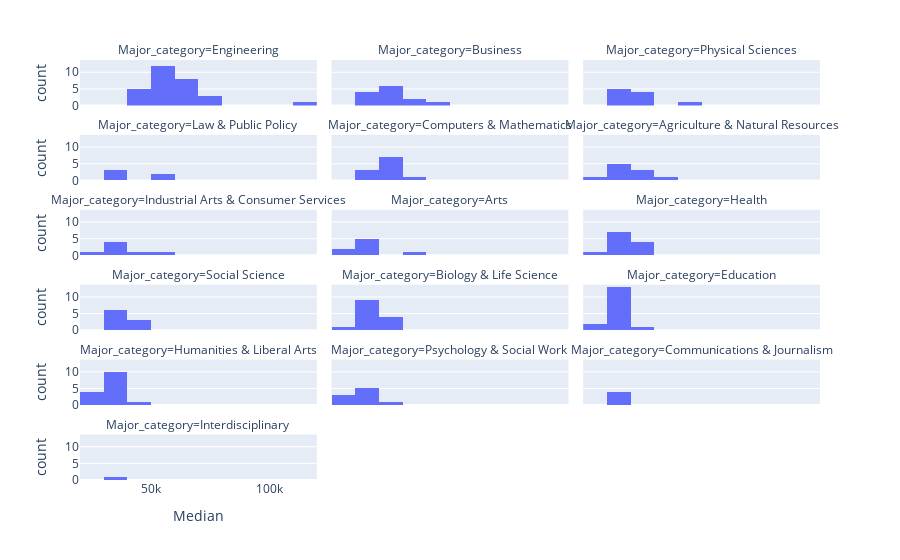

Notebook code cell kept with this figure:
### Code cell
#

fig = px.histogram(DF_raw,
                   x='Median',
                   nbins=15,
                   facet_col='Major_category',
                   facet_col_wrap=3)
fig.show()

### Figure 1 — Plotly figure (JSON) as saved in the notebook; plotly's stock layout.template omitted (floating-point values rounded to 4 significant figures)
{"data": [{"alignmentgroup": "True", "bingroup": "x", "hovertemplate": "Major_category=Engineering<br>Median=%{x}<br>count=%{y}<extra></extra>", "legendgroup": "", "marker": {"color": "#636efa", "pattern": {"shape": ""}}, "name": "", "nbinsx": 15, "offsetgroup": "", "orientation": "v", "showlegend": false, "type": "histogram", "x": [110000, 75000, 73000, 70000, 65000, 65000, 60000, 60000, 60000, 60000, 60000, 60000, 58000, 57100, 57000, 56000, 54000, 52000, 52000, 50000, 50000, 50000, 50000, 50000, 46000, 44000, 40000, 40000, 40000], "xaxis": "x16", "yaxis": "y16"}, {"alignmentgroup": "True", "bingroup": "x", "hovertemplate": "Major_category=Business<br>Median=%{x}<br>count=%{y}<extra></extra>", "legendgroup": "", "marker": {"color": "#636efa", "pattern": {"shape": ""}}, "name": "", "nbinsx": 15, "offsetgroup": "", "orientation": "v", "showlegend": false, "type": "histogram", "x": [62000, 51000, 50000, 47000, 46000, 45000, 40000, 40000, 40000, 38000, 38000, 36000, 33000], "xaxis": "x17", "yaxis": "y17"}, {"alignmentgroup": "True", "bingroup": "x", "hovertemplate": "Major_category=Physical Sciences<br>Median=%{x}<br>count=%{y}<extra></extra>", "legendgroup": "", "marker": {"color": "#636efa", "pattern": {"shape": ""}}, "name": "", "nbinsx": 15, "offsetgroup": "", "orientation": "v", "showlegend": false, "type": "histogram", "x": [62000, 46000, 45000, 44700, 40000, 39000, 36200, 36000, 35000, 35000], "xaxis": "x18", "yaxis": "y18"}, {"alignmentgroup": "True", "bingroup": "x", "hovertemplate": "Major_category=Law & Public Policy<br>Median=%{x}<br>count=%{y}<extra></extra>", "legendgroup": "", "marker": {"color": "#636efa", "pattern": {"shape": ""}}, "name": "", "nbinsx": 15, "offsetgroup": "", "orientation": "v", "showlegend": false, "type": "histogram", "x": [54000, 50000, 36000, 36000, 35000], "xaxis": "x13", "yaxis": "y13"}, {"alignmentgroup": "True", "bingroup": "x", "hovertemplate": "Major_category=Computers & Mathematics<br>Median=%{x}<br>count=%{y}<extra></extra>", "legendgroup": "", "marker": {"color": "#636efa", "pattern": {"shape": ""}}, "name": "", "nbinsx": 15, "offsetgroup": "", "orientation": "v", "showlegend": false, "type": "histogram", "x": [53000, 45000, 45000, 45000, 45000, 45000, 42000, 41300, 37500, 36400, 35000], "xaxis": "x14", "yaxis": "y14"}, {"alignmentgroup": "True", "bingroup": "x", "hovertemplate": "Major_category=Agriculture & Natural Resources<br>Median=%{x}<br>count=%{y}<extra></extra>", "legendgroup": "", "marker": {"color": "#636efa", "pattern": {"shape": ""}}, "name": "", "nbinsx": 15, "offsetgroup": "", "orientation": "v", "showlegend": false, "type": "histogram", "x": [53000, 40000, 40000, 40000, 35000, 35000, 35000, 32000, 30000, 29000], "xaxis": "x15", "yaxis": "y15"}, {"alignmentgroup": "True", "bingroup": "x", "hovertemplate": "Major_category=Industrial Arts & Consumer Services<br>Median=%{x}<br>count=%{y}<extra></extra>", "legendgroup": "", "marker": {"color": "#636efa", "pattern": {"shape": ""}}, "name": "", "nbinsx": 15, "offsetgroup": "", "orientation": "v", "showlegend": false, "type": "histogram", "x": [50000, 40000, 38400, 35000, 32000, 30000, 29000], "xaxis": "x10", "yaxis": "y10"}, {"alignmentgroup": "True", "bingroup": "x", "hovertemplate": "Major_category=Arts<br>Median=%{x}<br>count=%{y}<extra></extra>", "legendgroup": "", "marker": {"color": "#636efa", "pattern": {"shape": ""}}, "name": "", "nbinsx": 15, "offsetgroup": "", "orientation": "v", "showlegend": false, "type": "histogram", "x": [50000, 35000, 32000, 31000, 30500, 30000, 29000, 27000], "xaxis": "x11", "yaxis": "y11"}, {"alignmentgroup": "True", "bingroup": "x", "hovertemplate": "Major_category=Health<br>Median=%{x}<br>count=%{y}<extra></extra>", "legendgroup": "", "marker": {"color": "#636efa", "pattern": {"shape": ""}}, "name": "", "nbinsx": 15, "offsetgroup": "", "orientation": "v", "showlegend": false, "type": "histogram", "x": [48000, 45000, 42000, 40000, 36000, 35000, 35000, 34000, 33500, 33000, 32400, 28000], "xaxis": "x12", "yaxis": "y12"}, {"alignmentgroup": "True", "bingroup": "x", "hovertemplate": "Major_category=Social Science<br>Median=%{x}<br>count=%{y}<extra></extra>", "legendgroup": "", "marker": {"color": "#636efa", "pattern": {"shape": ""}}, "name": "", "nbinsx": 15, "offsetgroup": "", "orientation": "v", "showlegend": false, "type": "histogram", "x": [47000, 40100, 40000, 38000, 38000, 35000, 33000, 33000, 32000], "xaxis": "x7", "yaxis": "y7"}, {"alignmentgroup": "True", "bingroup": "x", "hovertemplate": "Major_category=Biology & Life Science<br>Median=%{x}<br>count=%{y}<extra></extra>", "legendgroup": "", "marker": {"color": "#636efa", "pattern": {"shape": ""}}, "name": "", "nbinsx": 15, "offsetgroup": "", "orientation": "v", "showlegend": false, "type": "histogram", "x": [45000, 41000, 40000, 40000, 38000, 37400, 37000, 35600, 35000, 35000, 33500, 33400, 33000, 26000], "xaxis": "x8", "yaxis": "y8"}, {"alignmentgroup": "True", "bingroup": "x", "hovertemplate": "Major_category=Education<br>Median=%{x}<br>count=%{y}<extra></extra>", "legendgroup": "", "marker": {"color": "#636efa", "pattern": {"shape": ""}}, "name": "", "nbinsx": 15, "offsetgroup": "", "orientation": "v", "showlegend": false, "type": "histogram", "x": [41000, 35000, 34000, 34000, 34000, 34000, 33000, 33000, 32500, 32100, 32000, 32000, 31000, 30000, 28000, 22000], "xaxis": "x9", "yaxis": "y9"}, {"alignmentgroup": "True", "bingroup": "x", "hovertemplate": "Major_category=Humanities & Liberal Arts<br>Median=%{x}<br>count=%{y}<extra></extra>", "legendgroup": "", "marker": {"color": "#636efa", "pattern": {"shape": ""}}, "name": "", "nbinsx": 15, "offsetgroup": "", "orientation": "v", "showlegend": false, "type": "histogram", "x": [40000, 35000, 34000, 34000, 34000, 33000, 32200, 32000, 32000, 31000, 30000, 29000, 28000, 27500, 27000], "xaxis": "x4", "yaxis": "y4"}, {"alignmentgroup": "True", "bingroup": "x", "hovertemplate": "Major_category=Psychology & Social Work<br>Median=%{x}<br>count=%{y}<extra></extra>", "legendgroup": "", "marker": {"color": "#636efa", "pattern": {"shape": ""}}, "name": "", "nbinsx": 15, "offsetgroup": "", "orientation": "v", "showlegend": false, "type": "histogram", "x": [40000, 36000, 31500, 30000, 30000, 30000, 25000, 25000, 23400], "xaxis": "x5", "yaxis": "y5"}, {"alignmentgroup": "True", "bingroup": "x", "hovertemplate": "Major_category=Communications & Journalism<br>Median=%{x}<br>count=%{y}<extra></extra>", "legendgroup": "", "marker": {"color": "#636efa", "pattern": {"shape": ""}}, "name": "", "nbinsx": 15, "offsetgroup": "", "orientation": "v", "showlegend": false, "type": "histogram", "x": [35000, 35000, 35000, 33000], "xaxis": "x6", "yaxis": "y6"}, {"alignmentgroup": "True", "bingroup": "x", "hovertemplate": "Major_category=Interdisciplinary<br>Median=%{x}<br>count=%{y}<extra></extra>", "legendgroup": "", "marker": {"color": "#636efa", "pattern": {"shape": ""}}, "name": "", "nbinsx": 15, "offsetgroup": "", "orientation": "v", "showlegend": false, "type": "histogram", "x": [35000], "xaxis": "x", "yaxis": "y"}], "layout": {"annotations": [{"font": {}, "showarrow": false, "text": "Major_category=Interdisciplinary", "x": 0.16, "xanchor": "center", "xref": "paper", "y": 0.1083, "yanchor": "bottom", "yref": "paper"}, {"font": {}, "showarrow": false, "text": "Major_category=Humanities & Liberal Arts", "x": 0.16, "xanchor": "center", "xref": "paper", "y": 0.2867, "yanchor": "bottom", "yref": "paper"}, {"font": {}, "showarrow": false, "text": "Major_category=Psychology & Social Work", "x": 0.5, "xanchor": "center", "xref": "paper", "y": 0.2867, "yanchor": "bottom", "yref": "paper"}, {"font": {}, "showarrow": false, "text": "Major_category=Communications & Journalism", "x": 0.84, "xanchor": "center", "xref": "paper", "y": 0.2867, "yanchor": "bottom", "yref": "paper"}, {"font": {}, "showarrow": false, "text": "Major_category=Social Science", "x": 0.16, "xanchor": "center", "xref": "paper", "y": 0.465, "yanchor": "bottom", "yref": "paper"}, {"font": {}, "showarrow": false, "text": "Major_category=Biology & Life Science", "x": 0.5, "xanchor": "center", "xref": "paper", "y": 0.465, "yanchor": "bottom", "yref": "paper"}, {"font": {}, "showarrow": false, "text": "Major_category=Education", "x": 0.84, "xanchor": "center", "xref": "paper", "y": 0.465, "yanchor": "bottom", "yref": "paper"}, {"font": {}, "showarrow": false, "text": "Major_category=Industrial Arts & Consumer Services", "x": 0.16, "xanchor": "center", "xref": "paper", "y": 0.6433, "yanchor": "bottom", "yref": "paper"}, {"font": {}, "showarrow": false, "text": "Major_category=Arts", "x": 0.5, "xanchor": "center", "xref": "paper", "y": 0.6433, "yanchor": "bottom", "yref": "paper"}, {"font": {}, "showarrow": false, "text": "Major_category=Health", "x": 0.84, "xanchor": "center", "xref": "paper", "y": 0.6433, "yanchor": "bottom", "yref": "paper"}, {"font": {}, "showarrow": false, "text": "Major_category=Law & Public Policy", "x": 0.16, "xanchor": "center", "xref": "paper", "y": 0.8217, "yanchor": "bottom", "yref": "paper"}, {"font": {}, "showarrow": false, "text": "Major_category=Computers & Mathematics", "x": 0.5, "xanchor": "center", "xref": "paper", "y": 0.8217, "yanchor": "bottom", "yref": "paper"}, {"font": {}, "showarrow": false, "text": "Major_category=Agriculture & Natural Resources", "x": 0.84, "xanchor": "center", "xref": "paper", "y": 0.8217, "yanchor": "bottom", "yref": "paper"}, {"font": {}, "showarrow": false, "text": "Major_category=Engineering", "x": 0.16, "xanchor": "center", "xref": "paper", "y": 1.0, "yanchor": "bottom", "yref": "paper"}, {"font": {}, "showarrow": false, "text": "Major_category=Business", "x": 0.5, "xanchor": "center", "xref": "paper", "y": 1.0, "yanchor": "bottom", "yref": "paper"}, {"font": {}, "showarrow": false, "text": "Major_category=Physical Sciences", "x": 0.84, "xanchor": "center", "xref": "paper", "y": 1.0, "yanchor": "bottom", "yref": "paper"}], "autosize": true, "barmode": "relative", "legend": {"tracegroupgap": 0}, "margin": {"t": 60}, "xaxis": {"anchor": "y", "autorange": true, "domain": [0, 0.32], "range": [20000.0, 120000.0], "title": {"text": "Median"}, "type": "linear"}, "xaxis10": {"anchor": "y10", "autorange": true, "domain": [0, 0.32], "matches": "x", "range": [20000.0, 120000.0], "showticklabels": false, "type": "linear"}, "xaxis11": {"anchor": "y11", "autorange": true, "domain": [0.34, 0.66], "matches": "x", "range": [20000.0, 120000.0], "showticklabels": false, "type": "linear"}, "xaxis12": {"anchor": "y12", "autorange": true, "domain": [0.68, 1.0], "matches": "x", "range": [20000.0, 120000.0], "showticklabels": false, "type": "linear"}, "xaxis13": {"anchor": "y13", "autorange": true, "domain": [0, 0.32], "matches": "x", "range": [20000.0, 120000.0], "showticklabels": false, "type": "linear"}, "xaxis14": {"anchor": "y14", "autorange": true, "domain": [0.34, 0.66], "matches": "x", "range": [20000.0, 120000.0], "showticklabels": false, "type": "linear"}, "xaxis15": {"anchor": "y15", "autorange": true, "domain": [0.68, 1.0], "matches": "x", "range": [20000.0, 120000.0], "showticklabels": false, "type": "linear"}, "xaxis16": {"anchor": "y16", "autorange": true, "domain": [0, 0.32], "matches": "x", "range": [20000.0, 120000.0], "showticklabels": false, "type": "linear"}, "xaxis17": {"anchor": "y17", "autorange": true, "domain": [0.34, 0.66], "matches": "x", "range": [20000.0, 120000.0], "showticklabels": false, "type": "linear"}, "xaxis18": {"anchor": "y18", "autorange": true, "domain": [0.68, 1.0], "matches": "x", "range": [20000.0, 120000.0], "showticklabels": false, "type": "linear"}, "xaxis2": {"anchor": "y2", "domain": [0.34, 0.66], "matches": "x", "title": {"text": "Median"}}, "xaxis3": {"anchor": "y3", "domain": [0.68, 1.0], "matches": "x", "title": {"text": "Median"}}, "xaxis4": {"anchor": "y4", "autorange": true, "domain": [0, 0.32], "matches": "x", "range": [20000.0, 120000.0], "showticklabels": false, "type": "linear"}, "xaxis5": {"anchor": "y5", "autorange": true, "domain": [0.34, 0.66], "matches": "x", "range": [20000.0, 120000.0], "showticklabels": false, "type": "linear"}, "xaxis6": {"anchor": "y6", "autorange": true, "domain": [0.68, 1.0], "matches": "x", "range": [20000.0, 120000.0], "showticklabels": false, "type": "linear"}, "xaxis7": {"anchor": "y7", "autorange": true, "domain": [0, 0.32], "matches": "x", "range": [20000.0, 120000.0], "showticklabels": false, "type": "linear"}, "xaxis8": {"anchor": "y8", "autorange": true, "domain": [0.34, 0.66], "matches": "x", "range": [20000.0, 120000.0], "showticklabels": false, "type": "linear"}, "xaxis9": {"anchor": "y9", "autorange": true, "domain": [0.68, 1.0], "matches": "x", "range": [20000.0, 120000.0], "showticklabels": false, "type": "linear"}, "yaxis": {"anchor": "x", "autorange": true, "domain": [0, 0.1083], "range": [0, 13.68], "title": {"text": "count"}}, "yaxis10": {"anchor": "x10", "autorange": true, "domain": [0.535, 0.6433], "matches": "y", "range": [0, 13.68], "title": {"text": "count"}}, "yaxis11": {"anchor": "x11", "autorange": true, "domain": [0.535, 0.6433], "matches": "y", "range": [0, 13.68], "showticklabels": false}, "yaxis12": {"anchor": "x12", "autorange": true, "domain": [0.535, 0.6433], "matches": "y", "range": [0, 13.68], "showticklabels": false}, "yaxis13": {"anchor": "x13", "autorange": true, "domain": [0.7133, 0.8217], "matches": "y", "range": [0, 13.68], "title": {"text": "count"}}, "yaxis14": {"anchor": "x14", "autorange": true, "domain": [0.7133, 0.8217], "matches": "y", "range": [0, 13.68], "showticklabels": false}, "yaxis15": {"anchor": "x15", "autorange": true, "domain": [0.7133, 0.8217], "matches": "y", "range": [0, 13.68], "showticklabels": false}, "yaxis16": {"anchor": "x16", "autorange": true, "domain": [0.8917, 1.0], "matches": "y", "range": [0, 13.68], "title": {"text": "count"}}, "yaxis17": {"anchor": "x17", "autorange": true, "domain": [0.8917, 1.0], "matches": "y", "range": [0, 13.68], "showticklabels": false}, "yaxis18": {"anchor": "x18", "autorange": true, "domain": [0.8917, 1.0], "matches": "y", "range": [0, 13.68], "showticklabels": false}, "yaxis2": {"anchor": "x2", "domain": [0, 0.1083], "matches": "y", "showticklabels": false}, "yaxis3": {"anchor": "x3", "domain": [0, 0.1083], "matches": "y", "showticklabels": false}, "yaxis4": {"anchor": "x4", "autorange": true, "domain": [0.1783, 0.2867], "matches": "y", "range": [0, 13.68], "title": {"text": "count"}}, "yaxis5": {"anchor": "x5", "autorange": true, "domain": [0.1783, 0.2867], "matches": "y", "range": [0, 13.68], "showticklabels": false}, "yaxis6": {"anchor": "x6", "autorange": true, "domain": [0.1783, 0.2867], "matches": "y", "range": [0, 13.68], "showticklabels": false}, "yaxis7": {"anchor": "x7", "autorange": true, "domain": [0.3567, 0.465], "matches": "y", "range": [0, 13.68], "title": {"text": "count"}}, "yaxis8": {"anchor": "x8", "autorange": true, "domain": [0.3567, 0.465], "matches": "y", "range": [0, 13.68], "showticklabels": false}, "yaxis9": {"anchor": "x9", "autorange": true, "domain": [0.3567, 0.465], "matches": "y", "range": [0, 13.68], "showticklabels": false}}}
